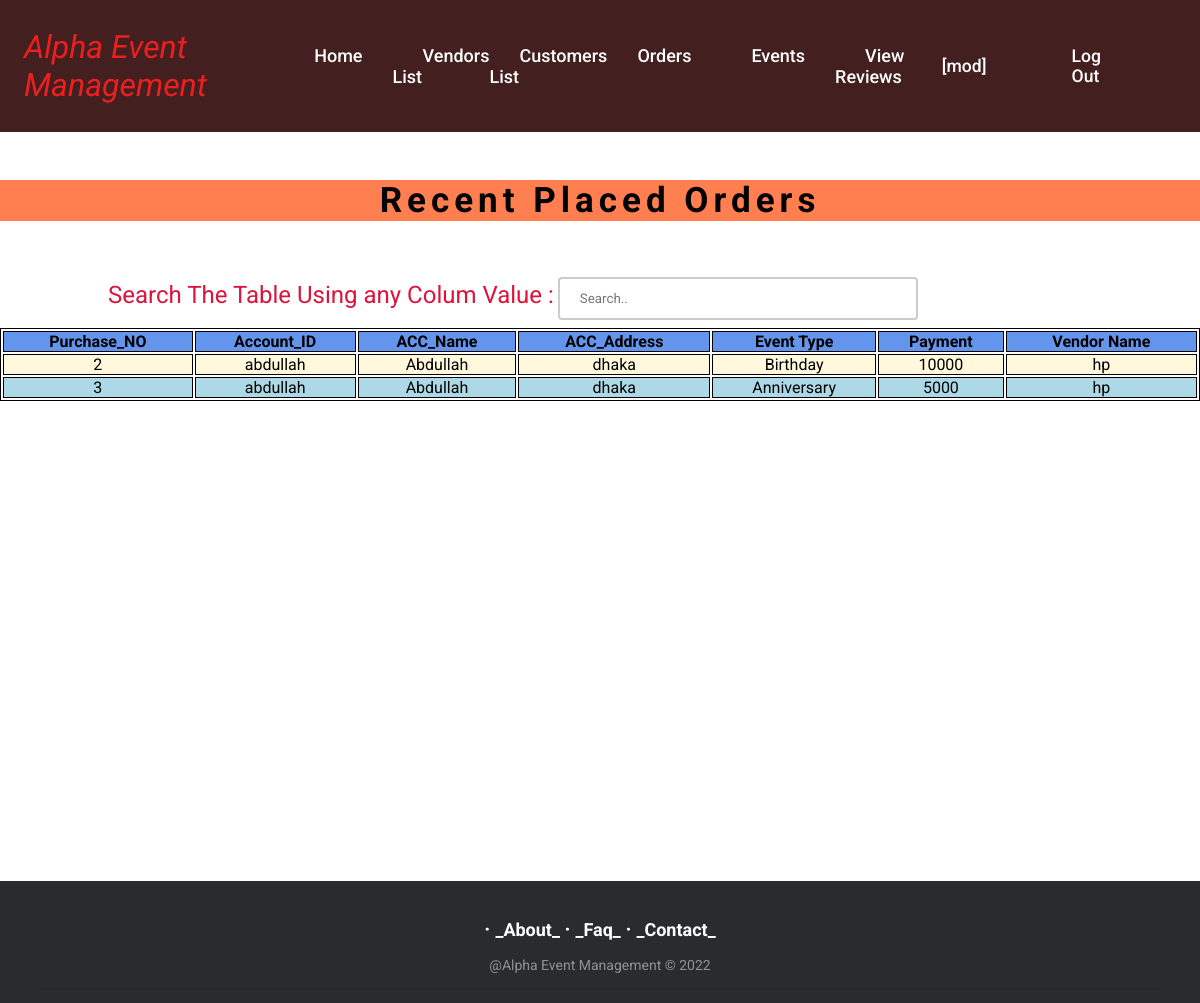
The app's page /view/mod_showOrders.php (signed in) with its own data.
### tables this page shows
CREATE TABLE `account` (
  `purchase_no` int(11) NOT NULL,
  `accId` varchar(20) NOT NULL,
  `accName` varchar(100) NOT NULL,
  `accAdrs` varchar(100) NOT NULL,
  `eventType` varchar(50) NOT NULL,
  `payment` int(10) NOT NULL,
  `vendorName` varchar(30) NOT NULL
);

### view/mod_showOrders.php (the view, shortened to what this page needs)
<?php
$loginId=$_SESSION["loginId"];
?>
<!DOCTYPE html>
<html>
<head>
<link rel="stylesheet" href="../view/css/moderator_index.css">
</head>
<body>
<header>
        <a href="" class="logo">Alpha Event Management</a>
        <ul class="navbar">
            <li><a href="index_moderator.php">Home</a></li>
            <li><a href="mod_vendor_list.php">Vendors List</a></li>
            <li><a href="mod_customer_list.php">Customers List</a></li>
            <li><a href="mod_showOrders.php">Orders</a></li>
            <li><a href="mod_event_list.php">Events</a></li>
            <li><a href="mod_showReviews.php">View Reviews</a></li>
        </ul>
        <div class="nav_btn" id="underline">
        <a href="#">[<?php echo $loginId ?>]</a>
        <a href="../controller/logout.php">Log Out</a>
        </div>
</header>
<p style="text-align: center;background-color:coral;margin-top: 3rem;margin-bottom: 3rem;font-size:35px;font-weight:bolder;letter-spacing:5px;">Recent Placed Orders</p>
<label style="font-size: x-large; margin-left:9%; color:crimson;">Search The Table Using any Colum Value :</label>
<input id="myInput" type="text" placeholder="Search..">
<?php
include("../controller/db/conn.php");
$sql = "SELECT purchase_no, accId, accName, accAdrs, eventType, payment, vendorName FROM account";
$result = $conn->query($sql);
if ($result->num_rows > 0) {
    echo "<table><tr> <th>Purchase_NO</th> <th>Account_ID</th> <th>ACC_Name</th> <th>ACC_Address</th> <th>Event Type</th> <th>Payment</th> <th>Vendor Name</th></tr>";
    echo "<tbody id='myTable'>";
    while($row = $result->fetch_assoc()) {
        echo "<tr >
        <td >" . $row["purchase_no"]. "</td>
        <td >" . $row["accId"]. "</td>
         <td>" . $row["accName"]. "</td>
         <td>" . $row["accAdrs"]. "</td>
         <td>" . $row["eventType"]. "</td>
         <td>" . $row["payment"]. "</td>
         <td>" . $row["vendorName"]. "</td>
        </tr>";
    }
    echo "</tbody>";
    echo "</table>";
} else {
    echo "0 results";
}
?>
</body>
</html>
<?php
include("footer.php");
?>

### view/css/moderator_index.css (style rules this page uses)
* { padding: 0; margin: 0; box-sizing: border-box; list-style: none; text-decoration: none; font-family: 'Poppins', sans-serif; }
header { width: 100%; top: 0; right: 0; z-index: 1000; display: flex; align-items: center; justify-content: space-between; background: #441f1f; padding: 28px 2%; transition: all 0.50s ease; }
.logo { display: flex; align-items: center; font-style: italic; font-size: 32px; color: rgb(235, 31, 31); }
.navbar { display: flex; }
.navbar a { color: #fff; font-size: 18px; font-weight: 500; padding: 5px 0; margin: 0px 30px; transition: all 0.50s ease; box-shadow: 0 1em 2em rgba(black, .05); }
.nav_btn { display: flex; align-items: center; }
.nav_btn a { margin-right: 75px; margin-left: 10px; font-size: 1.1rem; font-weight: 500; transition: all; color: #fff; transition: all 0.50s ease; }

### view/mod_showOrders.php (style rules this page uses)
table, th, td { border: 1px solid; text-align: center; }
table { width: 100%; margin-bottom: 30rem; }
th { background-color:cornflowerblue; }
tr:nth-child(even) { background-color:lightblue; }
tr:nth-child(odd) { background-color:cornsilk; }
#myInput { width: 30%; padding: 12px 20px; margin: 8px 0; box-sizing: border-box; border: 2px solid #ccc; border-radius: 4px; outline: none; }

### view/footer.php (style rules this page uses)
* { font-family: Roboto; }

### records on screen
account: purchase_no "2", accId "abdullah", accName "Abdullah", accAdrs "dhaka", eventType "Birthday", payment "10000", vendorName "hp"
account: purchase_no "3", accId "abdullah", accName "Abdullah", accAdrs "dhaka", eventType "Anniversary", payment "5000", vendorName "hp"

### other values on screen
$loginId "mod"
